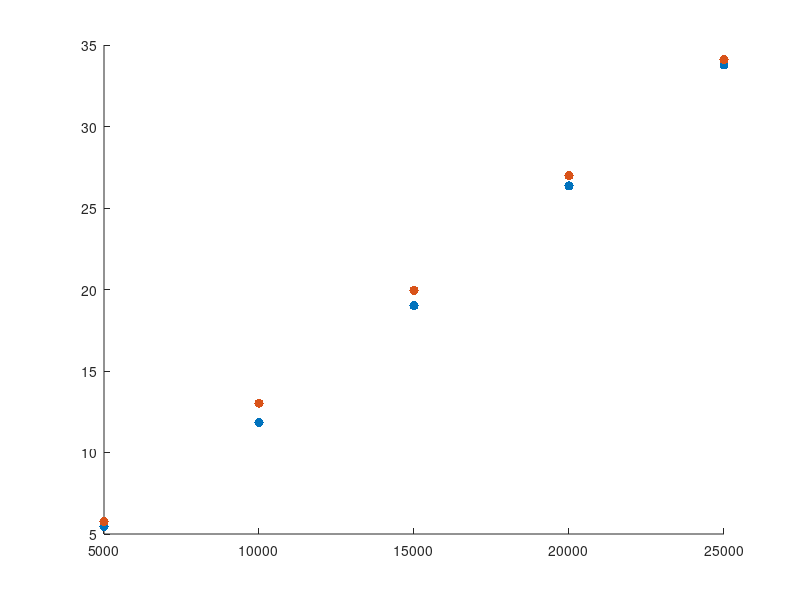

The MATLAB source for this figure: (Note: this script raises an error after producing the figure.)
clear; clc;

% casovne meritve
serial = [20.389  39.527  62.887  80.625  100.134];
pthreads = [5.475   11.841  19.008  26.357  33.777];
omp = [5.751   13.029  19.956  26.987  34.097];

N = [5000, 10000, 15000, 20000, 25000]'; % velikosti problema
T = 8; % stevilo niti

figure(1); clf;
hold on;
ax = gca;

plot(N, pthreads, '.', 'markersize', 20);
plot(N, omp, '.', 'markersize', 20);
ax.ColorOrderIndex = 5;
plot(N, serial, '.', 'markersize', 20);
legend('Pthreads', 'OpenMP', 'Serial', 'Location','northwest');
ax.ColorOrderIndex = 1;
plot(N, pthreads, '--', 'LineWidth', 1.5);
plot(N, omp, '--', 'LineWidth', 1.5);
ax.ColorOrderIndex = 5;
plot(N, serial, '--', 'LineWidth', 1.5);

hold off;
grid on;
title('Časovne meritve');
xlabel('Velikost učne množice [N]');
ylabel('Čas [s]');

% pohitritev
S_pthreads = serial ./ pthreads;
S_omp = serial ./ omp;

figure(2); clf;
hold on;
ax = gca;

plot(N, S_pthreads, '.', 'markersize', 20);
plot(N, S_omp, '.', 'markersize', 20);
legend('Pthreads', 'OpenMP', 'Location','northeast');
ax.ColorOrderIndex = 1;
plot(N, S_pthreads, '--', 'LineWidth', 1.5);
plot(N, S_omp, '--', 'LineWidth', 1.5);

hold off;
grid on;
title('Pohitritev');
xlabel('Velikost učne množice [T]');
ylabel('Pohitritev');
